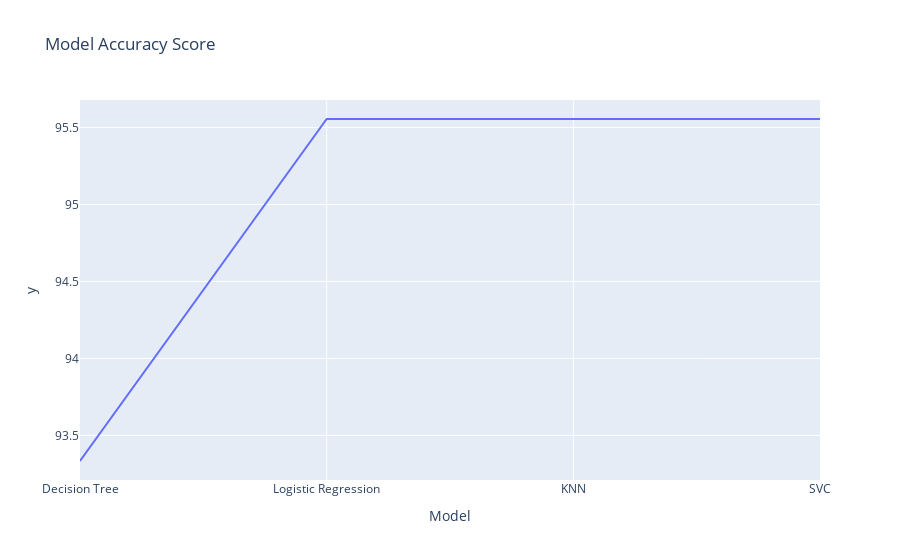

Notebook source saved alongside this figure:
### Markdown cell above
## Visual representation of the accuracy of all the models

### Code cell
l = [model_1,model_2,model_3,model_4]
score_res = []
for i in l:
    predictions = i.predict(x_test)
    score_res.append(accuracy_score(predictions,y_test))
res = pd.DataFrame({
    'Model':['Logistic Regression','KNN','SVC','Decision Tree'],
    'Accuracy Score':[score_res[0],score_res[1],score_res[2],score_res[3]],
    'Accuracy Score (in %)':[95,95,95,93]})
res=res.sort_values('Accuracy Score')
px.line(data_frame=res,x=res['Model'],y=res['Accuracy Score']*100,title='Model Accuracy Score').show()

### Figure 1 — Plotly figure (JSON) as saved in the notebook; plotly's stock layout.template omitted (floating-point values rounded to 4 significant figures)
{"data": [{"hovertemplate": "Model=%{x}<br>y=%{y}<extra></extra>", "legendgroup": "", "line": {"color": "#636efa", "dash": "solid"}, "marker": {"symbol": "circle"}, "mode": "lines", "name": "", "orientation": "v", "showlegend": false, "type": "scatter", "x": ["Decision Tree", "Logistic Regression", "KNN", "SVC"], "xaxis": "x", "y": [93.33, 95.56, 95.56, 95.56], "yaxis": "y"}], "layout": {"legend": {"tracegroupgap": 0}, "title": {"text": "Model Accuracy Score"}, "xaxis": {"anchor": "y", "domain": [0, 1], "title": {"text": "Model"}}, "yaxis": {"anchor": "x", "domain": [0, 1], "title": {"text": "y"}}}}
